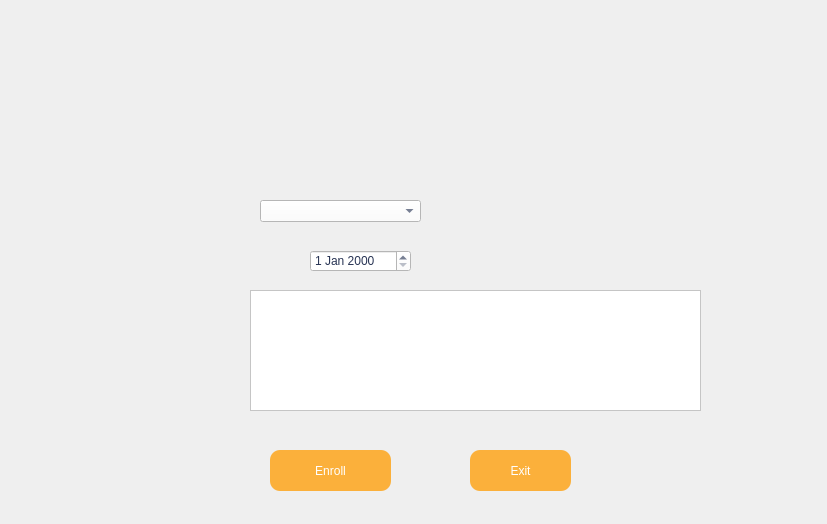
<?xml version="1.0" encoding="UTF-8"?>
<ui version="4.0">
 <class>Dialog</class>
 <widget class="QDialog" name="Dialog">
  <property name="geometry">
   <rect>
    <x>0</x>
    <y>0</y>
    <width>827</width>
    <height>524</height>
   </rect>
  </property>
  <property name="windowTitle">
   <string>Dialog</string>
  </property>
  <widget class="QLabel" name="label">
   <property name="geometry">
    <rect>
     <x>0</x>
     <y>0</y>
     <width>831</width>
     <height>531</height>
    </rect>
   </property>
   <property name="cursor">
    <cursorShape>ArrowCursor</cursorShape>
   </property>
   <property name="acceptDrops">
    <bool>true</bool>
   </property>
   <property name="autoFillBackground">
    <bool>false</bool>
   </property>
   <property name="text">
    <string/>
   </property>
   <property name="pixmap">
    <pixmap>images/enrollevent1.png</pixmap>
   </property>
   <property name="scaledContents">
    <bool>true</bool>
   </property>
   <property name="wordWrap">
    <bool>false</bool>
   </property>
  </widget>
  <widget class="QWidget" name="widget" native="true">
   <property name="geometry">
    <rect>
     <x>0</x>
     <y>0</y>
     <width>120</width>
     <height>80</height>
    </rect>
   </property>
  </widget>
  <widget class="QPushButton" name="enrollevexitbutt">
   <property name="geometry">
    <rect>
     <x>470</x>
     <y>450</y>
     <width>101</width>
     <height>41</height>
    </rect>
   </property>
   <property name="cursor">
    <cursorShape>PointingHandCursor</cursorShape>
   </property>
   <property name="styleSheet">
    <string notr="true">QWidget#enrollevexitbutt{
background-color: rgb(251, 176, 59);
font: 900 12pt &quot;Arial Black&quot;; color : rgb(255, 255, 255);
border-radius: 10px;}

QWidget#enrollevexitbutt:hover {
    
    background-color:rgb(238, 223, 146); 
    border: 2px solid #388E3C; 
    padding: 10px 20px; 
    font-size: 15px; 
}</string>
   </property>
   <property name="text">
    <string>Exit</string>
   </property>
  </widget>
  <widget class="QPushButton" name="enrolevbutt">
   <property name="geometry">
    <rect>
     <x>270</x>
     <y>450</y>
     <width>121</width>
     <height>41</height>
    </rect>
   </property>
   <property name="cursor">
    <cursorShape>PointingHandCursor</cursorShape>
   </property>
   <property name="styleSheet">
    <string notr="true">QWidget#enrolevbutt{
background-color: rgb(251, 176, 59);
font: 900 12pt &quot;Arial Black&quot;; color : rgb(255, 255, 255);
border-radius: 10px;}

QWidget#enrolevbutt:hover {
    
    background-color:rgb(238, 223, 146); 
    border: 2px solid #388E3C; 
    padding: 10px 20px; 
    font-size: 15px; 
}</string>
   </property>
   <property name="text">
    <string>Enroll</string>
   </property>
  </widget>
  <widget class="QLabel" name="owerusername">
   <property name="geometry">
    <rect>
     <x>650</x>
     <y>20</y>
     <width>201</width>
     <height>20</height>
    </rect>
   </property>
   <property name="font">
    <font>
     <family>Berlin Sans FB Demi</family>
     <pointsize>10</pointsize>
     <italic>false</italic>
     <bold>true</bold>
    </font>
   </property>
   <property name="layoutDirection">
    <enum>Qt::LeftToRight</enum>
   </property>
   <property name="styleSheet">
    <string notr="true">font: 700 10pt &quot;Berlin Sans FB Demi&quot;; 
color: rgb(40, 52, 84);</string>
   </property>
   <property name="text">
    <string/>
   </property>
  </widget>
  <widget class="QComboBox" name="enrollselev">
   <property name="geometry">
    <rect>
     <x>260</x>
     <y>200</y>
     <width>161</width>
     <height>22</height>
    </rect>
   </property>
   <property name="styleSheet">
    <string notr="true">font: 700 10pt &quot;Berlin Sans FB Demi&quot;; 
color: rgb(40, 52, 84);
background-color: rgb(255, 255, 255);</string>
   </property>
  </widget>
  <widget class="QLabel" name="petregiserr">
   <property name="geometry">
    <rect>
     <x>330</x>
     <y>420</y>
     <width>201</width>
     <height>20</height>
    </rect>
   </property>
   <property name="font">
    <font>
     <family>Berlin Sans FB Demi</family>
     <pointsize>10</pointsize>
     <italic>false</italic>
     <bold>true</bold>
    </font>
   </property>
   <property name="layoutDirection">
    <enum>Qt::LeftToRight</enum>
   </property>
   <property name="styleSheet">
    <string notr="true">font: 700 10pt &quot;Berlin Sans FB Demi&quot;; 
color: rgb(251, 176, 59);</string>
   </property>
   <property name="text">
    <string/>
   </property>
  </widget>
  <widget class="QDateEdit" name="enrollregdate">
   <property name="geometry">
    <rect>
     <x>310</x>
     <y>250</y>
     <width>101</width>
     <height>22</height>
    </rect>
   </property>
   <property name="styleSheet">
    <string notr="true">font: 700 10pt &quot;Berlin Sans FB Demi&quot;; 
color: rgb(40, 52, 84);
background-color: rgb(255, 255, 255);</string>
   </property>
  </widget>
  <widget class="QLabel" name="enrollsummary">
   <property name="geometry">
    <rect>
     <x>550</x>
     <y>200</y>
     <width>161</width>
     <height>20</height>
    </rect>
   </property>
   <property name="font">
    <font>
     <family>Berlin Sans FB Demi</family>
     <pointsize>8</pointsize>
     <italic>false</italic>
     <bold>true</bold>
    </font>
   </property>
   <property name="layoutDirection">
    <enum>Qt::LeftToRight</enum>
   </property>
   <property name="styleSheet">
    <string notr="true">font: 700 8pt &quot;Berlin Sans FB Demi&quot;; 
color: rgb(40, 52, 84);</string>
   </property>
   <property name="text">
    <string/>
   </property>
  </widget>
  <widget class="QLabel" name="enrollattstat">
   <property name="geometry">
    <rect>
     <x>620</x>
     <y>250</y>
     <width>91</width>
     <height>20</height>
    </rect>
   </property>
   <property name="font">
    <font>
     <family>Berlin Sans FB Demi</family>
     <pointsize>8</pointsize>
     <italic>false</italic>
     <bold>true</bold>
    </font>
   </property>
   <property name="layoutDirection">
    <enum>Qt::LeftToRight</enum>
   </property>
   <property name="styleSheet">
    <string notr="true">font: 700 8pt &quot;Berlin Sans FB Demi&quot;; 
color: rgb(40, 52, 84);</string>
   </property>
   <property name="text">
    <string/>
   </property>
  </widget>
  <widget class="QListWidget" name="enrollselpet">
   <property name="geometry">
    <rect>
     <x>250</x>
     <y>290</y>
     <width>451</width>
     <height>121</height>
    </rect>
   </property>
   <property name="styleSheet">
    <string notr="true">font: 700 10pt &quot;Berlin Sans FB Demi&quot;; 
color: rgb(40, 52, 84);
background-color: rgb(255, 255, 255);</string>
   </property>
  </widget>
 </widget>
 <resources/>
 <connections/>
</ui>
